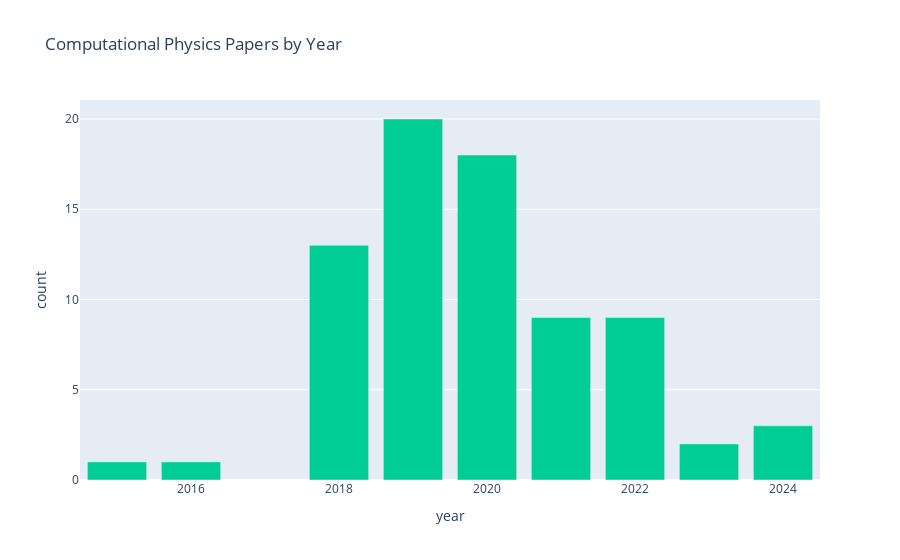

Notebook cell for this chart:
### Code cell
top = 'Computational Physics'
px.bar(cat_year_num.query("category == @top"), x = 'year', y = 'count', title= top + " Papers by Year", color_discrete_sequence=[color_dict[top]])

### Figure 1 — Plotly figure (JSON) as saved in the notebook; plotly's stock layout.template omitted (floating-point values rounded to 4 significant figures)
{"data": [{"hovertemplate": "year=%{x}<br>count=%{y}<extra></extra>", "legendgroup": "", "marker": {"color": "#00CC96", "pattern": {"shape": ""}}, "name": "", "orientation": "v", "showlegend": false, "textposition": "auto", "type": "bar", "x": [2015, 2016, 2018, 2019, 2020, 2021, 2022, 2023, 2024], "xaxis": "x", "y": [1, 1, 13, 20, 18, 9, 9, 2, 3], "yaxis": "y"}], "layout": {"barmode": "relative", "legend": {"tracegroupgap": 0}, "title": {"text": "Computational Physics Papers by Year"}, "xaxis": {"anchor": "y", "domain": [0, 1], "title": {"text": "year"}}, "yaxis": {"anchor": "x", "domain": [0, 1], "title": {"text": "count"}}}}
